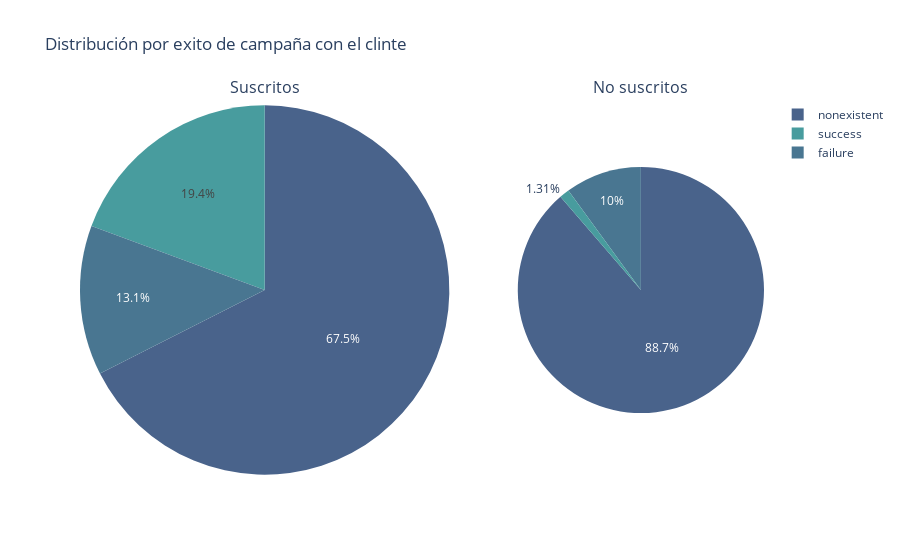

Write notebook code for a chart like this one.
### Code cell
fig = make_subplots(
    rows = 1, cols = 2,
    column_widths = [3, 2],
    row_heights = [3],
    specs = [[{"type": "domain"}, {"type": "domain"}]], subplot_titles = ['Suscritos', 'No suscritos'])
fig.add_trace(go.Pie(labels = ['failure','nonexistent','success'],
						 values = df_poutcome_yes['id'],
             name = 'poutcome',marker_colors = ['#497691','#49638B','#489C9E'],
             ),
             row = 1,col = 1)
fig.add_trace(go.Pie(labels = ['failure','nonexistent','success'],
						 values = df_poutcome_no['id'],
             name = 'poutcome',marker_colors = ['#497691','#49638B','#489C9E'],
             ),
             row = 1,col = 2)
fig.update_layout(title_text = 'Distribución por exito de campaña con el clinte')

### Figure 1 — Plotly figure (JSON) as saved in the notebook; plotly's stock layout.template omitted (floating-point values rounded to 4 significant figures)
{"data": [{"domain": {"x": [0, 0.54], "y": [0, 1]}, "labels": ["failure", "nonexistent", "success"], "marker": {"colors": ["#497691", "#49638B", "#489C9E"]}, "name": "poutcome", "type": "pie", "values": [635, 3271, 938]}, {"domain": {"x": [0.64, 1], "y": [0, 1]}, "labels": ["failure", "nonexistent", "success"], "marker": {"colors": ["#497691", "#49638B", "#489C9E"]}, "name": "poutcome", "type": "pie", "values": [3826, 33832, 498]}], "layout": {"annotations": [{"font": {"size": 16}, "showarrow": false, "text": "Suscritos", "x": 0.27, "xanchor": "center", "xref": "paper", "y": 1, "yanchor": "bottom", "yref": "paper"}, {"font": {"size": 16}, "showarrow": false, "text": "No suscritos", "x": 0.82, "xanchor": "center", "xref": "paper", "y": 1, "yanchor": "bottom", "yref": "paper"}], "title": {"text": "Distribución por exito de campaña con el clinte"}}}
